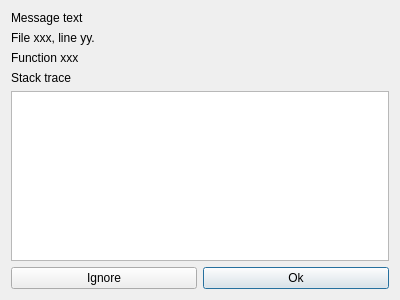
<ui version="4.0" >
 <class>ErrorDialogClass</class>
 <widget class="QDialog" name="ErrorDialogClass" >
  <property name="geometry" >
   <rect>
    <x>0</x>
    <y>0</y>
    <width>400</width>
    <height>300</height>
   </rect>
  </property>
  <property name="windowTitle" >
   <string>ErrorDialog</string>
  </property>
  <layout class="QVBoxLayout" name="verticalLayout" >
   <item>
    <widget class="QLabel" name="message" >
     <property name="text" >
      <string>Message text</string>
     </property>
    </widget>
   </item>
   <item>
    <widget class="QLabel" name="file" >
     <property name="text" >
      <string>File xxx, line yy.</string>
     </property>
    </widget>
   </item>
   <item>
    <widget class="QLabel" name="function" >
     <property name="text" >
      <string>Function xxx</string>
     </property>
    </widget>
   </item>
   <item>
    <widget class="QLabel" name="stackTraceLabel" >
     <property name="text" >
      <string>Stack trace</string>
     </property>
    </widget>
   </item>
   <item>
    <widget class="QPlainTextEdit" name="stackTraceEdit" >
     <property name="readOnly" >
      <bool>true</bool>
     </property>
    </widget>
   </item>
   <item>
    <layout class="QHBoxLayout" name="horizontalLayout" >
     <item>
      <widget class="QPushButton" name="ignore" >
       <property name="text" >
        <string>Ignore</string>
       </property>
      </widget>
     </item>
     <item>
      <widget class="QPushButton" name="ok" >
       <property name="text" >
        <string>Ok</string>
       </property>
       <property name="default" >
        <bool>true</bool>
       </property>
      </widget>
     </item>
    </layout>
   </item>
  </layout>
 </widget>
 <layoutdefault spacing="6" margin="11" />
 <resources/>
 <connections>
  <connection>
   <sender>ok</sender>
   <signal>clicked()</signal>
   <receiver>ErrorDialogClass</receiver>
   <slot>accept()</slot>
   <hints>
    <hint type="sourcelabel" >
     <x>296</x>
     <y>276</y>
    </hint>
    <hint type="destinationlabel" >
     <x>199</x>
     <y>149</y>
    </hint>
   </hints>
  </connection>
  <connection>
   <sender>ignore</sender>
   <signal>clicked()</signal>
   <receiver>ErrorDialogClass</receiver>
   <slot>ignore()</slot>
   <hints>
    <hint type="sourcelabel" >
     <x>103</x>
     <y>276</y>
    </hint>
    <hint type="destinationlabel" >
     <x>199</x>
     <y>149</y>
    </hint>
   </hints>
  </connection>
 </connections>
 <slots>
  <slot>ignore()</slot>
 </slots>
</ui>
